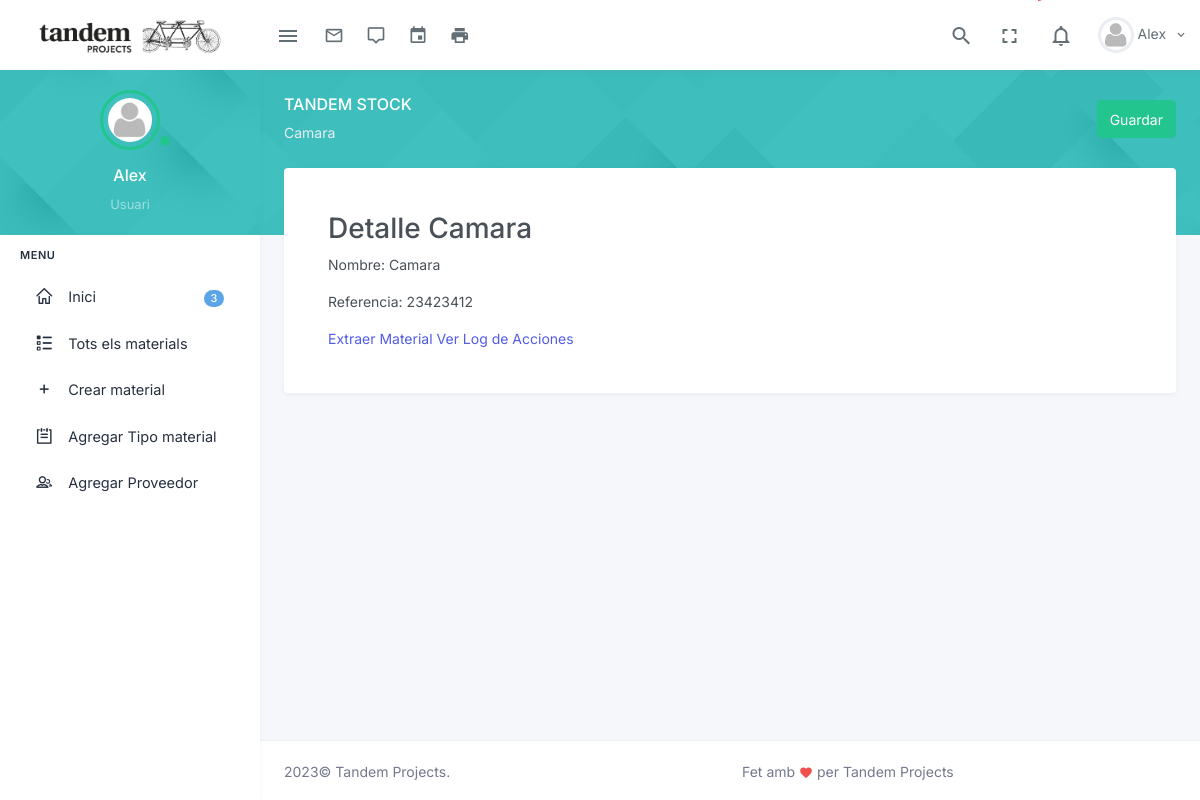
Screenshot of /material/1/ (signed in) with the database file from the repository.
### audiovisuals_stock/models.py (models this page shows, shortened)
class CustomUser(AbstractBaseUser, PermissionsMixin):
    email = models.EmailField(unique=True)
    nombre = models.CharField(max_length=255)  # Puedes agregar campos personalizados aquí
    rol = models.CharField(max_length=255)
    userprofile = models.OneToOneField('UserProfile', on_delete=models.CASCADE, related_name='custom_user')
    is_active = models.BooleanField(default=True)
    is_staff = models.BooleanField(default=False)
    objects = CustomUserManager()
    USERNAME_FIELD = 'email'

class Material(models.Model):
    referencia = models.CharField(max_length=100)
    nombre = models.CharField(max_length=100)
    cantidad = models.PositiveIntegerField()
    tipo = models.ForeignKey(TipoMaterial, on_delete=models.CASCADE)
    creadopor = models.ForeignKey(CustomUser, on_delete=models.CASCADE)
    fecha_compra = models.DateField()
    proveedor = models.ForeignKey(Proveedor, on_delete=models.CASCADE)
    numero_serie = models.CharField(max_length=100)

### audiovisuals_stock/views.py (the view)
# urls.py: path('material/<int:material_id>/', views.detalle_material, name='detalle_material'),
def detalle_material(request, material_id):
    material = get_object_or_404(Material, id=material_id)
    return render(request, 'audiovisuals_stock/detalle_material.html', {'material': material})

### audiovisuals_stock/templates/audiovisuals_stock/detalle_material.html
{% include 'includes/header.html' %}
{% block content %}
<div class="main-content">
    <div class="page-content">
        <div class="page-title-box">
            <div class="container-fluid">
                <div class="row align-items-center">
                    <div class="col-sm-6">
                        <div class="page-title">
                            <h4><a href="/" style="color:white;">Tandem Stock</a></h4>
                            <ol class="breadcrumb m-0">
                                <li class="breadcrumb-item active">{{material.nombre}}</li>
                            </ol>
                        </div>
                    </div>
                    <div class="col-sm-6">
                        <div class="float-start d-none d-sm-block">
                            <a href="" class="btn btn-success">Guardar</a>
                        </div>
                     </div>
                </div>
            </div>
        </div>
        <div class="container-fluid">
            <div class="page-content-wrapper">
                <div class="row">
                    <div class="col-lg-12">
                        <div class="card">
                            <div class="card-body">
                                <div class="p-4">
                                    <h2>Detalle {{material.nombre}}</h2>
                                    <p>Nombre: {{ material.nombre }}</p>
                                    <p>Referencia: {{ material.referencia }}</p>
                                    <a href="{% url 'extraer_material' material_id=material.id %}">Extraer Material</a>
                                    <a href="{% url 'log_material' material_id=material.id %}">Ver Log de Acciones</a>
                                </div>
                            </div>
                        </div>
                    </div>
                </div>
            </div>
        </div>
    </div>
</div>
{% endblock %}
{% include 'includes/footer.html' %}

### audiovisuals_stock/templates/includes/header.html (shortened to what this page needs)
{% load static %}
<!DOCTYPE html>
<html lang="es">
<head>
    {% load sass_tags %}
    <link rel="stylesheet" type="text/css" href="{% static 'css/bootstrap.css' %}">
    <link rel="stylesheet" type="text/css" href="{% static 'css/icons.css' %}">
    <link rel="stylesheet" type="text/css" href="{% static 'css/calendar/core/main.css' %}"> </link>
    <link rel="stylesheet" type="text/css" href="{% static 'css/calendar/daygrid/main.css' %}"> </link>
    <link rel="stylesheet" type="text/css" href="{% static 'css/calendar/bootstrap/main.css' %}"> </link>
    <link rel="stylesheet" type="text/css" href="{% static 'css/calendar/timegrid/main.css' %}"> </link>
    <link rel="stylesheet" type="text/css" href="{% static 'css/responsive.bootstrap4.css' %}"> </link>
    <link rel="stylesheet" type="text/css" href="{% static 'css/app.css' %}">
</head>
<body>
    <header>
        <header id="page-topbar">
            <div class="navbar-header">
                <div class="d-flex">
                    <div class="navbar-brand-box">
                        <a href="/" class="logo logo-dark">
                            <span class="logo-lg">
                                <img src="../../static/images/TandemHoritz_Negre.png" alt="" height="55">
                            </span>
                        </a>
                    </div>
                    <button type="button" class="btn btn-sm px-3 font-size-24 header-item waves-effect" id="vertical-menu-btn">
                        <i class="mdi mdi-menu"></i>
                    </button>
                    <div class="topbar-social-icon me-3 d-none d-md-block" style="margin-left:0px !important;">
                        <ul class="list-inline title-tooltip m-0" style="padding-left:0px !important;">
                            <li class="list-inline-item">
                                <a href="email-inbox.html" data-toggle="tooltip" data-placement="top" title="Email">
                                 <i class="mdi mdi-email-outline"></i>
                                </a>
                            </li>
                            <li class="list-inline-item">
                                <a href="chat.html" data-toggle="tooltip" data-placement="top" title="Chat">
                                 <i class="mdi mdi-tooltip-outline"></i>
                                </a>
                            </li>
                            <li class="list-inline-item">
                                <a href="/calendar" data-toggle="tooltip" data-placement="top" title="Calendar">
                                 <i class="mdi mdi-calendar"></i>
                                </a>
                            </li>
                            <li class="list-inline-item" style="margin-left: 0.5rem !important;">
                                <a href="pages-invoice.html" data-toggle="tooltip" data-placement="top" title="Printer">
                                 <i class="mdi mdi-printer"></i>
                                </a>
                            </li>
                        </ul>
                    </div>
                </div>
                <div class="d-flex">
                    <div class="dropdown d-none d-lg-inline-block">
                        <button type="button" class="btn header-item toggle-search noti-icon waves-effect" data-target="#search-wrap">
                            <i class="mdi mdi-magnify"></i>
                        </button>
                    </div>
                    <div class="dropdown d-none d-lg-inline-block ms-1">
                        <button type="button" class="btn header-item noti-icon waves-effect" data-toggle="fullscreen">
                            <i class="mdi mdi-fullscreen"></i>
                        </button>
                    </div>
                    <div class="dropdown d-inline-block">
                        <button type="button" class="btn header-item noti-icon waves-effect" id="page-header-notifications-dropdown"
                            data-bs-toggle="dropdown" aria-haspopup="true" aria-expanded="false">
                            <i class="mdi mdi-bell-outline bx-tada"></i>
                        </button>
                    </div>
                    <div class="dropdown d-inline-block">
                        <button type="button" class="btn header-item waves-effect" id="page-header-user-dropdown"
                            data-bs-toggle="dropdown" aria-haspopup="true" aria-expanded="false">
                            <img class="rounded-circle header-profile-user" src="../../static/images/users/avatar.jpg"
                                alt="Header Avatar">
                            <span class="d-none d-xl-inline-block ms-1">{{ user.nombre }}</span>
                            <i class="mdi mdi-chevron-down d-none d-xl-inline-block"></i>
                        </button>
                    </div>
                </div>
            </div>
        </header>
    </header>
    <main>
        <div class="vertical-menu">
            <div data-simplebar="init" class="h-100">
                <div class="simplebar-wrapper" style="margin: 0px;">
                    <div class="simplebar-mask">
                        <div class="simplebar-offset" style="right: -20px; bottom: 0px;">
                            <div class="simplebar-content-wrapper"
                                style="height: 100%; padding-right: 20px; padding-bottom: 0px; overflow: hidden scroll;">
                                <div class="simplebar-content" style="padding: 0px;">
                                    <div class="user-sidebar text-center">
                                        <div class="dropdown">
                                            <div class="user-img">
                                                <a href="/perfil"><img src="../../static/images/users/avatar.jpg" alt="" class="rounded-circle"></a>
                                                <span class="avatar-online bg-success"></span>
                                            </div>
                                            <div class="user-info">
                                                <h5 class="mt-3 font-size-16 text-white"><a style="color:white;" href="/perfil">{{ user.nombre }}</a></h5>
                                                <span class="font-size-13 text-white-50">{{ user.rol }}</span>
                                            </div>
                                        </div>
                                    </div>
                                    <div id="sidebar-menu">
                                        <ul class="metismenu list-unstyled" id="side-menu">
                                            <li class="menu-title">Menu</li>
                                            <li>
                                                <a href="/" class="waves-effect">
                                                    <i class="dripicons-home"></i><span
                                                        class="badge rounded-pill bg-info float-start">3</span>
                                                    <span>Inici</span>
                                                </a>
                                            </li>
                                            <li>
                                                <a href="/list-material" class=" waves-effect">
                                                    <i class="dripicons-checklist"></i>
                                                    <span>Tots els materials</span>
                                                </a>
                                            </li>
                                            <li>
                                                <a href="/crear-material" class=" waves-effect">
                                                    <i class="dripicons-plus"></i>
                                                    <span>Crear material</span>
                                                </a>
                                            </li>
                                            <li>
                                                <a href="/agregar-tipo-material" class=" waves-effect">
                                                    <i class="dripicons-to-do"></i>
                                                    <span>Agregar Tipo material</span>
                                                </a>
                                            </li>
                                            <li>
                                                <a href="/agregar-proveedor" class=" waves-effect">
                                                    <i class="dripicons-user-group"></i>
                                                    <span>Agregar Proveedor</span>
                                                </a>
                                            </li>
                                        </ul>
                                    </div>
                                </div>
                            </div>
                        </div>
                    </div>
                    <div class="simplebar-placeholder" style="width: auto; height: 1013px;"></div>
                </div>
            </div>
        </div>
    </main>
</body>
</html>

### rows the page displays
CustomUser: nombre "Alex", rol "Usuari"
Material: nombre "Camara", referencia "23423412"
